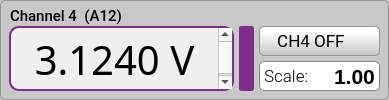
          <widget class="QGroupBox" name="groupBox_ch4">
           <property name="minimumSize">
            <size>
             <width>370</width>
             <height>100</height>
            </size>
           </property>
           <property name="maximumSize">
            <size>
             <width>16777215</width>
             <height>150</height>
            </size>
           </property>
           <property name="font">
            <font>
             <family>Roboto Medium</family>
             <pointsize>11</pointsize>
            </font>
           </property>
           <property name="styleSheet">
            <string notr="true">QGroupBox {background-color: rgb(200,200,200);border: 1px solid rgb(150,150,150); border-radius: 5px;  margin-top: 0.5em;}; 
QGroupBox::title {subcontrol-origin: margin;left: 10px;padding: 0 3px 0 3px;}</string>
           </property>
           <property name="title">
            <string/>
           </property>
           <widget class="QTextBrowser" name="textBrowser_ch4">
            <property name="enabled">
             <bool>true</bool>
            </property>
            <property name="geometry">
             <rect>
              <x>9</x>
              <y>26</y>
              <width>225</width>
              <height>65</height>
             </rect>
            </property>
            <property name="sizePolicy">
             <sizepolicy hsizetype="Preferred" vsizetype="Preferred">
              <horstretch>0</horstretch>
              <verstretch>0</verstretch>
             </sizepolicy>
            </property>
            <property name="maximumSize">
             <size>
              <width>225</width>
              <height>65</height>
             </size>
            </property>
            <property name="font">
             <font>
              <family>Roboto Mono Medium</family>
              <pointsize>30</pointsize>
              <weight>62</weight>
              <italic>false</italic>
              <bold>true</bold>
             </font>
            </property>
            <property name="cursor" stdset="0">
             <cursorShape>IBeamCursor</cursorShape>
            </property>
            <property name="styleSheet">
             <string notr="true">QTextBrowser {
	background-color: rgba(240,240,240, 1.0);border: 2px solid; border-radius:10px;
	text-align:center;font-family:'Roboto Mono Medium'; font-size:30pt; font-weight:500;
	border-color: #7E2F8E;
}

QTextBrowser:disabled {
	color:gray;
	background-color: transparent;
	border: 1px solid gray; border-radius:10px;
	text-align:center;font-family:'Roboto Mono Medium'; font-size:30pt; font-weight:500;
}</string>
            </property>
            <property name="html">
             <string>&lt;!DOCTYPE HTML PUBLIC &quot;-//W3C//DTD HTML 4.0//EN&quot; &quot;http://www.w3.org/TR/REC-html40/strict.dtd&quot;&gt;
&lt;html&gt;&lt;head&gt;&lt;meta name=&quot;qrichtext&quot; content=&quot;1&quot; /&gt;&lt;style type=&quot;text/css&quot;&gt;
p, li { white-space: pre-wrap; }
&lt;/style&gt;&lt;/head&gt;&lt;body style=&quot; font-family:'Roboto Mono Medium'; font-size:30pt; font-weight:496; font-style:normal;&quot;&gt;
&lt;p align=&quot;center&quot; style=&quot; margin-top:0px; margin-bottom:0px; margin-left:0px; margin-right:0px; -qt-block-indent:0; text-indent:0px;&quot;&gt;&lt;span style=&quot; font-family:'Roboto Mono Medium','Roboto Mono Medium';&quot;&gt;3.1240 V&lt;/span&gt;&lt;/p&gt;&lt;/body&gt;&lt;/html&gt;</string>
            </property>
           </widget>
           <widget class="QDoubleSpinBox" name="doubleSpinBox_gain4">
            <property name="enabled">
             <bool>true</bool>
            </property>
            <property name="geometry">
             <rect>
              <x>259</x>
              <y>61</y>
              <width>121</width>
              <height>30</height>
             </rect>
            </property>
            <property name="minimumSize">
             <size>
              <width>121</width>
              <height>0</height>
             </size>
            </property>
            <property name="maximumSize">
             <size>
              <width>120</width>
              <height>16777215</height>
             </size>
            </property>
            <property name="styleSheet">
             <string notr="true">QDoubleSpinBox { background-color: rgba(255,255,255, 1.0);border: 1px solid gray; border-radius:5px;
				   text-align:right;font-family:'Roboto Mono Medium','Roboto'; font-size:16pt; font-weight:500;  }

QDoubleSpinBox::up-button { height:22px; width: 30px; border: 0px;
									 image: url(:/main/resources/img/arrow_up4.png); }

QDoubleSpinBox::down-button { height:22px; width: 30px; border: 0px;
										  image: url(:/main/resources/img/arrow_down4.png); }

QDoubleSpinBox::up-button:hover { 
	image: url(:/main/resources/img/arrow_up4b.png);
}

QDoubleSpinBox::down-button:hover {
	image: url(:/main/resources/img/arrow_down4b.png);
 }

QDoubleSpinBox:disabled { background-color: rgba(240,240,240, 1.0); border: 1px transparent; border-radius:5px;
                                          text-align:right;font-family:'Roboto Mono Medium','Roboto'; font-size:16pt; font-weight:500; }

QDoubleSpinBox::up-button:disabled { height:22px; width: 30px; border: 0px; image: url(:/main/resources/img/arrow_up2.png); }

QDoubleSpinBox::down-button:disabled { height:22px; width: 30px; border: 0px; image: url(:/main/resources/img/arrow_down2.png); }
</string>
            </property>
            <property name="wrapping">
             <bool>false</bool>
            </property>
            <property name="frame">
             <bool>true</bool>
            </property>
            <property name="alignment">
             <set>Qt::AlignRight|Qt::AlignTrailing|Qt::AlignVCenter</set>
            </property>
            <property name="buttonSymbols">
             <enum>QAbstractSpinBox::NoButtons</enum>
            </property>
            <property name="accelerated">
             <bool>false</bool>
            </property>
            <property name="keyboardTracking">
             <bool>false</bool>
            </property>
            <property name="showGroupSeparator" stdset="0">
             <bool>false</bool>
            </property>
            <property name="prefix">
             <string/>
            </property>
            <property name="decimals">
             <number>2</number>
            </property>
            <property name="minimum">
             <double>-9.900000000000000</double>
            </property>
            <property name="value">
             <double>1.000000000000000</double>
            </property>
           </widget>
           <widget class="QLabel" name="label_4">
            <property name="geometry">
             <rect>
              <x>264</x>
              <y>65</y>
              <width>45</width>
              <height>23</height>
             </rect>
            </property>
            <property name="font">
             <font>
              <family>Roboto Light</family>
              <pointsize>13</pointsize>
              <weight>50</weight>
              <bold>false</bold>
             </font>
            </property>
            <property name="text">
             <string>Scale:</string>
            </property>
           </widget>
           <widget class="QPushButton" name="pushButton_enable4">
            <property name="geometry">
             <rect>
              <x>259</x>
              <y>26</y>
              <width>121</width>
              <height>30</height>
             </rect>
            </property>
            <property name="font">
             <font>
              <family>Roboto</family>
              <pointsize>13</pointsize>
             </font>
            </property>
            <property name="styleSheet">
             <string notr="true">QPushButton {    
    padding: 0.2em 0.2em 0.3em 0.2em;
    border: 1px solid rgb(150, 150, 150);
	border-radius: 5px;
    background: qlineargradient(x1:0, y1:0, x2:0, y2:2, stop:0 #FFFFFF, stop:0.1 #FFFFFF, stop:1  #7B7B7B);
    color: black;
	text-align:left;
	padding-left:13px;
}

QPushButton:hover:!pressed
{
	border: 1px solid rgb(150, 150, 150);
	border-radius: 5px;
 	background: #FFFFFF;
	color:#2f836a;
}

QPushButton:pressed
{
	border: 2px solid rgb(150, 150, 150);
	border-radius: 5px;
 	background: #AAAAAA;
	color:white;
}

QPushButton:disabled { border: 1px solid rgb(180, 180, 180); color: gray; 
                                       background: qlineargradient(x1:0, y1:0, x2:0, y2:2, stop:0 #CCCCCC , stop:0.1 #EEEEEE , stop:1 #BBBBBB ); }</string>
            </property>
            <property name="text">
             <string> CH4 OFF</string>
            </property>
            <property name="icon">
             <iconset resource="resources.qrc">
              <normaloff>:/main/resources/img/power-off-gray2.png</normaloff>:/main/resources/img/power-off-gray2.png</iconset>
            </property>
            <property name="iconSize">
             <size>
              <width>23</width>
              <height>22</height>
             </size>
            </property>
           </widget>
           <widget class="QPushButton" name="pushButton_disable4">
            <property name="geometry">
             <rect>
              <x>259</x>
              <y>26</y>
              <width>121</width>
              <height>30</height>
             </rect>
            </property>
            <property name="font">
             <font>
              <family>Roboto</family>
              <pointsize>13</pointsize>
             </font>
            </property>
            <property name="styleSheet">
             <string notr="true">QPushButton {    
    padding: 0.2em 0.2em 0.3em 0.2em;
    border: 1px solid rgb(150, 150, 150);
	border-radius: 5px;
    background: qlineargradient(x1:0, y1:0, x2:0, y2:2, stop:0 #FFFFFF, stop:0.1 #FFFFFF, stop:1  #7B7B7B);
    color: black;
	text-align:left;
	padding-left:13px;
}

QPushButton:hover:!pressed
{
	border: 1px solid rgb(150, 150, 150);
	border-radius: 5px;
 	background: #FFFFFF;
	color:#2f836a;
}

QPushButton:pressed
{
	border: 2px solid rgb(150, 150, 150);
	border-radius: 5px;
 	background: #AAAAAA;
	color:white;
}

QPushButton:disabled { border: 1px solid rgb(180, 180, 180); color: gray; 
                                       background: qlineargradient(x1:0, y1:0, x2:0, y2:2, stop:0 #CCCCCC , stop:0.1 #EEEEEE , stop:1 #BBBBBB ); }</string>
            </property>
            <property name="text">
             <string> CH4 ON  </string>
            </property>
            <property name="icon">
             <iconset resource="resources.qrc">
              <normaloff>:/main/resources/img/power-off-green3.png</normaloff>
              <disabledoff>:/main/resources/img/power-off-green3.png</disabledoff>:/main/resources/img/power-off-green3.png</iconset>
            </property>
            <property name="iconSize">
             <size>
              <width>23</width>
              <height>22</height>
             </size>
            </property>
           </widget>
           <widget class="QLabel" name="label_ch4">
            <property name="geometry">
             <rect>
              <x>10</x>
              <y>8</y>
              <width>221</width>
              <height>16</height>
             </rect>
            </property>
            <property name="font">
             <font>
              <family>Roboto Medium</family>
              <pointsize>11</pointsize>
             </font>
            </property>
            <property name="text">
             <string>Channel 4  (A12)</string>
            </property>
           </widget>
           <widget class="QProgressBar" name="progressBar_ch4">
            <property name="geometry">
             <rect>
              <x>239</x>
              <y>26</y>
              <width>15</width>
              <height>65</height>
             </rect>
            </property>
            <property name="styleSheet">
             <string notr="true"> QProgressBar {
     border: 1px solid;
     border-color: #7E2F8E;
     border-radius: 2px;
     background-color:  rgb(240,240,240);
 }

QProgressBar::chunk {
     background-color: #7E2F8E;
 }

QProgressBar::chunk:disabled {
	background-color: gray;
 }

QProgressBar:disabled {
    border-color: gray;
	background-color:  rgb(210,210,210);
 }
</string>
            </property>
            <property name="value">
             <number>100</number>
            </property>
            <property name="textVisible">
             <bool>false</bool>
            </property>
            <property name="orientation">
             <enum>Qt::Vertical</enum>
            </property>
            <property name="invertedAppearance">
             <bool>false</bool>
            </property>
            <property name="textDirection">
             <enum>QProgressBar::TopToBottom</enum>
            </property>
           </widget>
           <zorder>textBrowser_ch4</zorder>
           <zorder>doubleSpinBox_gain4</zorder>
           <zorder>label_4</zorder>
           <zorder>pushButton_disable4</zorder>
           <zorder>label_ch4</zorder>
           <zorder>progressBar_ch4</zorder>
           <zorder>pushButton_enable4</zorder>
          </widget>
